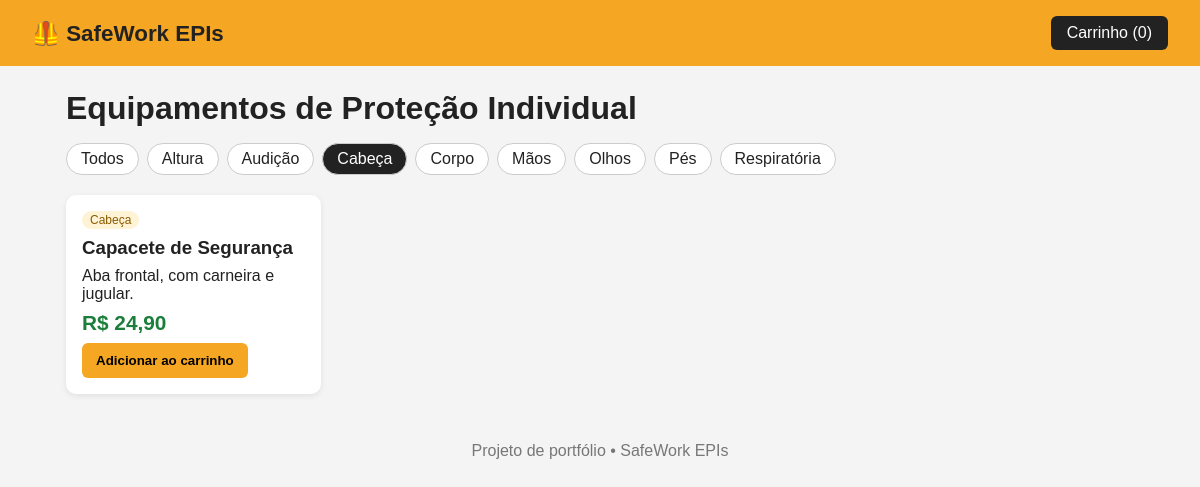
Page /?categoria=Cabeça on the committed database.
### tables this page shows
CREATE TABLE produtos (
            id INTEGER PRIMARY KEY AUTOINCREMENT,
            nome TEXT NOT NULL,
            categoria TEXT NOT NULL,
            preco REAL NOT NULL,
            descricao TEXT
        );

### app.py (the view)
@app.route("/")
def index():
    db = get_db()
    categoria = request.args.get("categoria")
    if categoria:
        produtos = db.execute(
            "SELECT * FROM produtos WHERE categoria = ?", (categoria,)
        ).fetchall()
    else:
        produtos = db.execute("SELECT * FROM produtos").fetchall()
    categorias = db.execute(
        "SELECT DISTINCT categoria FROM produtos ORDER BY categoria"
    ).fetchall()
    return render_template(
        "index.html", produtos=produtos, categorias=categorias, ativa=categoria
    )

### app.py (called while the page is built)
def get_db():
    if "db" not in g:
        g.db = sqlite3.connect(DATABASE)
        g.db.row_factory = sqlite3.Row
    return g.db

@app.template_filter("brl")
def brl(valor):
    texto = f"{valor:,.2f}"
    return "R$ " + texto.replace(",", "X").replace(".", ",").replace("X", ".")

@app.context_processor
def info_carrinho():
    carrinho = session.get("carrinho", {})
    return {"qtd_carrinho": sum(carrinho.values())}

### templates/index.html
{% extends "base.html" %}
{% block conteudo %}
<h1>Equipamentos de Proteção Individual</h1>
<nav class="filtros">
    <a href="{{ url_for('index') }}" class="{{ 'ativo' if not ativa }}">Todos</a>
    {% for c in categorias %}
        <a href="{{ url_for('index', categoria=c['categoria']) }}"
           class="{{ 'ativo' if ativa == c['categoria'] }}">
            {{ c['categoria'] }}
        </a>
    {% endfor %}
</nav>
<section class="grade">
    {% for p in produtos %}
    <article class="card">
        <span class="tag">{{ p['categoria'] }}</span>
        <h3>{{ p['nome'] }}</h3>
        <p>{{ p['descricao'] }}</p>
        <strong class="preco">{{ p['preco'] | brl }}</strong>
        <form method="post" action="{{ url_for('adicionar', produto_id=p['id']) }}">
            <button type="submit">Adicionar ao carrinho</button>
        </form>
    </article>
    {% endfor %}
</section>
{% endblock %}

### static/style.css (style rules this page uses)
* { box-sizing: border-box; margin: 0; padding: 0; }
body { font-family: Arial, sans-serif; background: #f4f4f4; color: #222; }
h1 { margin-bottom: 16px; }
.filtros { display: flex; gap: 8px; flex-wrap: wrap; margin-bottom: 20px; }
.filtros a { padding: 6px 14px; background: #fff; border: 1px solid #ccc; border-radius: 20px; color: #222; text-decoration: none; }
.filtros a.ativo { background: #222; color: #fff; }
.grade { display: grid; grid-template-columns: repeat(auto-fill, minmax(240px, 1fr)); gap: 16px; }
.card { background: #fff; padding: 16px; border-radius: 10px; box-shadow: 0 2px 6px rgba(0, 0, 0, 0.08); display: flex; flex-direction: column; gap: 8px; }
.tag { font-size: 0.75rem; background: #fff3d6; color: #8a5a00; padding: 2px 8px; border-radius: 10px; align-self: flex-start; }
.preco { font-size: 1.3rem; color: #1b7f3b; }
button { background: #f5a623; border: none; padding: 10px 14px; border-radius: 6px; font-weight: bold; cursor: pointer; }

### rows in the picture
produtos: categoria "Altura"
produtos: categoria "Audição"
produtos: categoria "Corpo"
produtos: categoria "Mãos"
produtos: categoria "Olhos"
produtos: categoria "Pés"
produtos: categoria "Respiratória"
produtos: categoria "Cabeça", nome "Capacete de Segurança", descricao "Aba frontal, com carneira e jugular.", preco|brl "R$ 24,90"

### other values in the picture
{{ qtd_carrinho }} "0"
{{ c['categoria'] }} "Cabeça"
